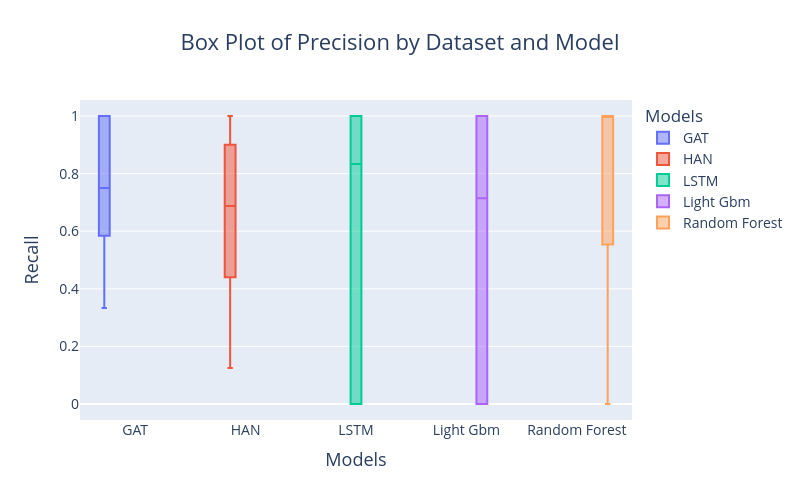

Notebook code for this chart:
### Code cell
import plotly.express as px

# Create a Plotly figure for each dataset
fig = px.box(
    df_all[df_all['new_rumours']>0],
    x='model',
    y='metrics.curr_precision',
    color='model',
    boxmode='group',
    title="Box Plot of Precision by Dataset and Model",
    labels={'metrics.curr_precision': 'Precision', 'model': 'Model'}
)

# Update layout for better visualization and readability
fig.update_layout(
    title="Box Plot of Precision by Dataset and Model",  
    title_x=0.5,  
    width=800,  
    height=500,  
    font=dict(size=16),  
    xaxis=dict(title="Models", title_font=dict(size=18), tickfont=dict(size=14)),
    yaxis=dict(
        title="Recall", 
        title_font=dict(size=18), 
        tickfont=dict(size=14),
        
    ),
    legend=dict(title="Models", font=dict(size=14))  
)

# Show the plot
fig.show()

### Figure 1 — Plotly figure (JSON) as saved in the notebook; plotly's stock layout.template omitted (floating-point values rounded to 4 significant figures)
{"data": [{"alignmentgroup": "True", "hovertemplate": "Model=%{x}<br>Precision=%{y}<extra></extra>", "legendgroup": "GAT", "marker": {"color": "#636efa"}, "name": "GAT", "notched": false, "offsetgroup": "GAT", "orientation": "v", "showlegend": true, "type": "box", "x": ["GAT", "GAT", "GAT", "GAT", "GAT", "GAT", "GAT", "GAT", "GAT", "GAT", "GAT", "GAT", "GAT", "GAT", "GAT", "GAT", "GAT", "GAT", "GAT", "GAT", "GAT", "GAT", "GAT", "GAT", "GAT"], "x0": " ", "xaxis": "x", "y": [0.4167, 0.3333, 1, 0.4286, 1, 0.9, 0.4167, 1, 0.75, 1, 1, 0.9, 1, 0.625, 0.9167, 0.4861, 0.6667, 0.6875, 0.8542, 0.75, 0.3889, 0.75, 1, 0.6667, 0.6167], "y0": " ", "yaxis": "y"}, {"alignmentgroup": "True", "hovertemplate": "Model=%{x}<br>Precision=%{y}<extra></extra>", "legendgroup": "HAN", "marker": {"color": "#EF553B"}, "name": "HAN", "notched": false, "offsetgroup": "HAN", "orientation": "v", "showlegend": true, "type": "box", "x": ["HAN", "HAN", "HAN", "HAN", "HAN", "HAN", "HAN", "HAN", "HAN", "HAN", "HAN", "HAN", "HAN", "HAN", "HAN", "HAN", "HAN", "HAN", "HAN", "HAN", "HAN", "HAN", "HAN", "HAN", "HAN"], "x0": " ", "xaxis": "x", "y": [0.4167, 1, 1, 0.4286, 0.6667, 0.9, 0.4167, 0.8, 0.6875, 0.3, 1, 0.9, 1, 0.7619, 0.6667, 0.75, 0.6857, 0.7143, 0.8333, 0.6875, 0.3889, 0.4444, 0.9, 0.125, 0.6047], "y0": " ", "yaxis": "y"}, {"alignmentgroup": "True", "hovertemplate": "Model=%{x}<br>Precision=%{y}<extra></extra>", "legendgroup": "LSTM", "marker": {"color": "#00cc96"}, "name": "LSTM", "notched": false, "offsetgroup": "LSTM", "orientation": "v", "showlegend": true, "type": "box", "x": ["LSTM", "LSTM", "LSTM", "LSTM", "LSTM", "LSTM", "LSTM", "LSTM", "LSTM", "LSTM", "LSTM", "LSTM", "LSTM", "LSTM", "LSTM", "LSTM", "LSTM", "LSTM", "LSTM", "LSTM", "LSTM", "LSTM", "LSTM", "LSTM", "LSTM"], "x0": " ", "xaxis": "x", "y": [0.2, 1, 0, 0.8333, 1, 0, 1, 1, 1, 1, 1, 1, 1, 0, 0.5, 0, 0.2, 0, 1, 1, 0, 0, 1, 0, 0.8], "y0": " ", "yaxis": "y"}, {"alignmentgroup": "True", "hovertemplate": "Model=%{x}<br>Precision=%{y}<extra></extra>", "legendgroup": "Light Gbm", "marker": {"color": "#ab63fa"}, "name": "Light Gbm", "notched": false, "offsetgroup": "Light Gbm", "orientation": "v", "showlegend": true, "type": "box", "x": ["Light Gbm", "Light Gbm", "Light Gbm", "Light Gbm", "Light Gbm", "Light Gbm", "Light Gbm", "Light Gbm", "Light Gbm", "Light Gbm", "Light Gbm", "Light Gbm", "Light Gbm", "Light Gbm", "Light Gbm", "Light Gbm", "Light Gbm", "Light Gbm", "Light Gbm", "Light Gbm", "Light Gbm", "Light Gbm", "Light Gbm", "Light Gbm", "Light Gbm"], "x0": " ", "xaxis": "x", "y": [0, 0, 0, 1, 1, 0, 0.5, 1, 1, 0, 1, 1, 1, 0, 1, 0.3333, 0.8, 0.2, 1, 1, 0, 0, 1, 0, 0.7143], "y0": " ", "yaxis": "y"}, {"alignmentgroup": "True", "hovertemplate": "Model=%{x}<br>Precision=%{y}<extra></extra>", "legendgroup": "Random Forest", "marker": {"color": "#FFA15A"}, "name": "Random Forest", "notched": false, "offsetgroup": "Random Forest", "orientation": "v", "showlegend": true, "type": "box", "x": ["Random Forest", "Random Forest", "Random Forest", "Random Forest", "Random Forest", "Random Forest", "Random Forest", "Random Forest", "Random Forest", "Random Forest", "Random Forest", "Random Forest", "Random Forest", "Random Forest", "Random Forest", "Random Forest", "Random Forest", "Random Forest", "Random Forest", "Random Forest", "Random Forest", "Random Forest", "Random Forest", "Random Forest", "Random Forest"], "x0": " ", "xaxis": "x", "y": [0, 1, 1, 0.8571, 1, 0, 0.6667, 0.75, 1, 1, 1, 1, 1, 0.5, 1, 0.2857, 0.5714, 0.4286, 1, 1, 0, 1, 1, 1, 0.619], "y0": " ", "yaxis": "y"}], "layout": {"boxmode": "group", "font": {"size": 16}, "height": 500, "legend": {"font": {"size": 14}, "title": {"text": "Models"}, "tracegroupgap": 0}, "title": {"text": "Box Plot of Precision by Dataset and Model", "x": 0.5}, "width": 800, "xaxis": {"anchor": "y", "autorange": true, "categoryarray": ["GAT", "HAN", "LSTM", "Light Gbm", "Random Forest"], "categoryorder": "array", "domain": [0, 1], "range": [-0.5, 4.5], "tickfont": {"size": 14}, "title": {"font": {"size": 18}, "text": "Models"}, "type": "category"}, "yaxis": {"anchor": "x", "autorange": true, "domain": [0, 1], "range": [-0.05556, 1.056], "tickfont": {"size": 14}, "title": {"font": {"size": 18}, "text": "Recall"}, "type": "linear"}}}
